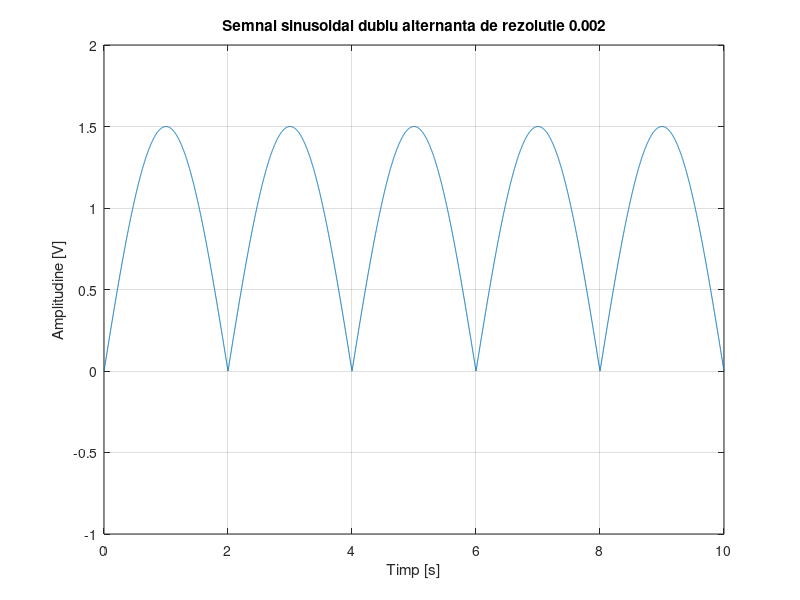

MATLAB code for this plot:
f=0.25
t=0:0.002:10;
A=1.5;
y=abs(A*sin(2*pi*0.25*t));
plot(t,y), grid;
axis([0,10,-1,2])
title('Semnal sinusoidal dublu alternanta de rezolutie 0.002')
xlabel('Timp [s]')
ylabel('Amplitudine [V]')